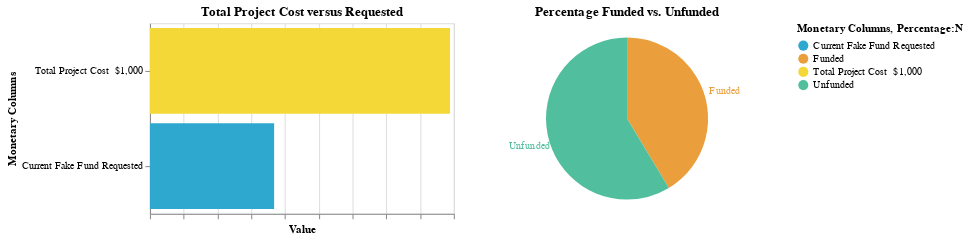

This figure's notebook cell:
### Code cell
requested_bar_chart | funding_pie_chart

### Figure 1 — Vega-Lite specification as saved in the notebook (floating-point values rounded to 4 significant figures)
{"config": {"view": {"continuousWidth": 400, "continuousHeight": 300}}, "hconcat": [{"data": {"name": "data-dac3db716262cccdcea74d55b594e462"}, "mark": "bar", "encoding": {"color": {"field": "Monetary Columns", "legend": {"title": "Monetary Columns"}, "scale": {"range": ["#2EA8CE", "#EB9F3C", "#F4D837", "#51BF9D", "#8CBCCB", "#9487C0"]}, "type": "nominal"}, "tooltip": [{"field": "Total", "type": "nominal"}], "x": {"axis": {"labels": false}, "field": "Value", "title": "Value", "type": "quantitative"}, "y": {"field": "Monetary Columns", "sort": "-x", "title": "Monetary Columns", "type": "nominal"}}, "height": 188, "title": "Total Project Cost versus Requested", "width": 300}, {"layer": [{"mark": {"type": "arc", "outerRadius": 80}, "encoding": {"color": {"field": "Percentage", "legend": {"title": "Percentage:N"}, "scale": {"range": ["#2EA8CE", "#EB9F3C", "#F4D837", "#51BF9D", "#8CBCCB", "#9487C0"]}, "type": "nominal"}, "theta": {"field": "Value", "stack": true, "type": "quantitative"}, "tooltip": [{"field": "Percentage", "type": "nominal"}, {"field": "Value", "type": "quantitative"}]}, "title": "Percentage Funded vs. Unfunded"}, {"mark": {"type": "text", "radius": 100, "size": 10}, "encoding": {"color": {"field": "Percentage", "legend": {"title": "Percentage:N"}, "scale": {"range": ["#2EA8CE", "#EB9F3C", "#F4D837", "#51BF9D", "#8CBCCB", "#9487C0"]}, "type": "nominal"}, "text": {"field": "Percentage", "type": "nominal"}, "theta": {"field": "Value", "stack": true, "type": "quantitative"}, "tooltip": [{"field": "Percentage", "type": "nominal"}, {"field": "Value", "type": "quantitative"}]}, "title": "Percentage Funded vs. Unfunded"}], "data": {"name": "data-e46cda08c834fc2736f672824e9f6785"}, "height": 188, "width": 300}], "$schema": "https://vega.github.io/schema/vega-lite/v4.17.0.json", "datasets": {"data-dac3db716262cccdcea74d55b594e462": [{"Monetary Columns": "Total Project Cost  $1,000 ", "Value": 888888, "Total": "$888,888.00"}, {"Monetary Columns": "Current Fake Fund Requested", "Value": 367800.0, "Total": "$367,809.57"}], "data-e46cda08c834fc2736f672824e9f6785": [{"Percentage": "Funded", "Value": 0.4138}, {"Percentage": "Unfunded", "Value": 0.5862}]}}
